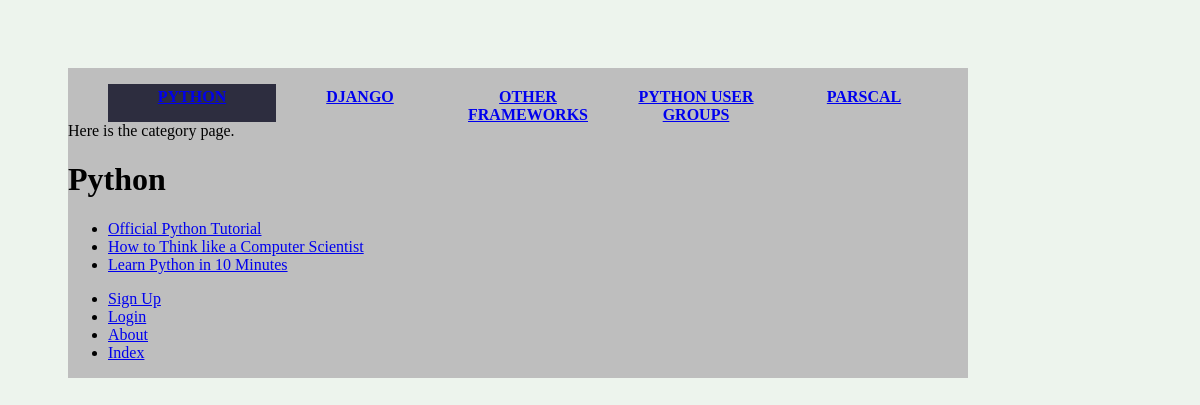
/rango/category/python/, run on the app's committed database.
### rango/models.py (models this page shows, shortened)
class Category(models.Model):
    name = models.CharField(max_length=128, unique=True)
    views = models.IntegerField(default=0)
    likes = models.IntegerField(default=0)
    slug = models.SlugField(unique=True)
    class Meta:
        verbose_name_plural = 'Categories'

class Page(models.Model):
    category = models.ForeignKey(Category)
    title = models.CharField(max_length=128)
    url = models.URLField()
    views = models.IntegerField(default=0)

### rango/views.py (the view)
def show_category(request, category_name_slug):
    context_dict = {}
    try:
        category = Category.objects.get(slug=category_name_slug)
        pages = Page.objects.filter(category=category)
        context_dict['pages'] = pages
        context_dict['category'] = category
    except Category.DoesNotExist:
        context_dict['category'] = None
        context_dict['pages'] = None
    return render(request, 'rango/category.html', context_dict)

### rango/templatetags/rango_template_tags.py (called while the page is built)
@register.inclusion_tag('rango/cats.html')
def get_category_list(cat=None):
    return{'cats': Category.objects.all(), 'act_cat':cat}

### templates/rango/category.html (shortened to what this page needs)
{% extends 'rango/base.html' %}
{% load staticfiles %}
{% block body_block %}
    <div>Here is the category page.</div>
    {% if category %}
        <h1>{{ category.name }}</h1>
        {% if pages %}
            <ul>
                {% for page in pages %}
                    <li><a href="{{ page.url }}">{{ page.title }}</a></li>
                {% endfor %}
            </ul>
        {% else %}
            <strong>No pages currently in category.</strong>
        {% endif %}
    {% else %}
        The specified category does not exist!
    {% endif %}
{% endblock %}

### templates/rango/cats.html
<ul>
{% if cats %}
    {% for c in cats %}
        {% if c == act_cat %}
            <li class="sidebar">
            <strong>
                <a href="{% url 'rango:show_category' c.slug %}">{{c.name}}</a>
            </strong>
            </li>
        {% else %}
            <li class="sidebar2">
                <a href="{% url 'rango:show_category' c.slug %}">{{c.name}}</a>
            </li>
        {% endif %}
    {% endfor %}
{% else %}
    <li><strong>There are no categories present.</strong></li>
{% endif %}
</ul>

### static/css/base.css (style rules this page uses)
body { background-color: #EDF4ED; display: flex; flex-direction: column; justify-content: center; }
.sidebar, .sidebar2 { display: flex; float: left; display:block; font-weight:bold; color:#FFFFFF; background-color:#bebebe; width:160px; height: 30px; text-align:center; padding:4px; text-decoration:none; text-transform:uppercase; }
.sidebar,.sidebar2:hover,.sidebar, .sidebar2:active { background-color: #2D2D3F; }

### data on the page
Category: name "PYTHON", name "Python"
Category: name "DJANGO"
Category: name "OTHER FRAMEWORKS"
Category: name "PYTHON USER GROUPS"
Category: name "PARSCAL"
Page: title "Official Python Tutorial"
Page: title "How to Think like a Computer Scientist"
Page: title "Learn Python in 10 Minutes"
